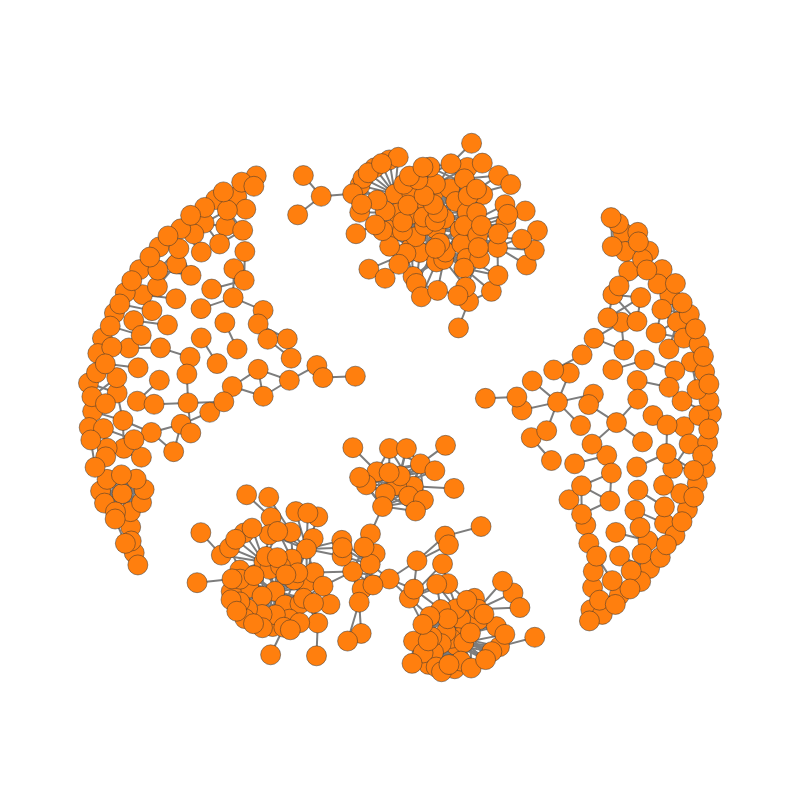

Notebook code for this chart:
### Code cell
iplot(fig)

### Figure 1 — Plotly figure (JSON) as saved in the notebook; plotly's stock layout.template omitted (floating-point values rounded to 4 significant figures; data arrays with more than 128 entries replaced by an {"elided": "..."} marker saying what was removed)
{"data": [{"hoverinfo": "text", "line": {"color": "rgb(125,125,125)", "width": 2}, "mode": "lines", "text": {"elided": "1048 float values"}, "type": "scatter", "x": {"elided": "3144 float values"}, "y": {"elided": "3144 float values"}}, {"hoverinfo": "text", "marker": {"line": {"color": "rgb(50,50,50)", "width": 0.5}, "size": 20, "symbol": "dot"}, "mode": "markers", "text": {"elided": "468 str values"}, "type": "scatter", "x": {"elided": "468 float values"}, "y": {"elided": "468 float values"}}], "layout": {"autosize": false, "font": {"size": 12}, "height": 800, "hovermode": "closest", "margin": {"b": 85, "l": 40, "r": 40, "t": 100}, "showlegend": false, "width": 800, "xaxis": {"showgrid": false, "showline": false, "showticklabels": false, "title": "", "zeroline": false}, "yaxis": {"showgrid": false, "showline": false, "showticklabels": false, "title": "", "zeroline": false}}}
